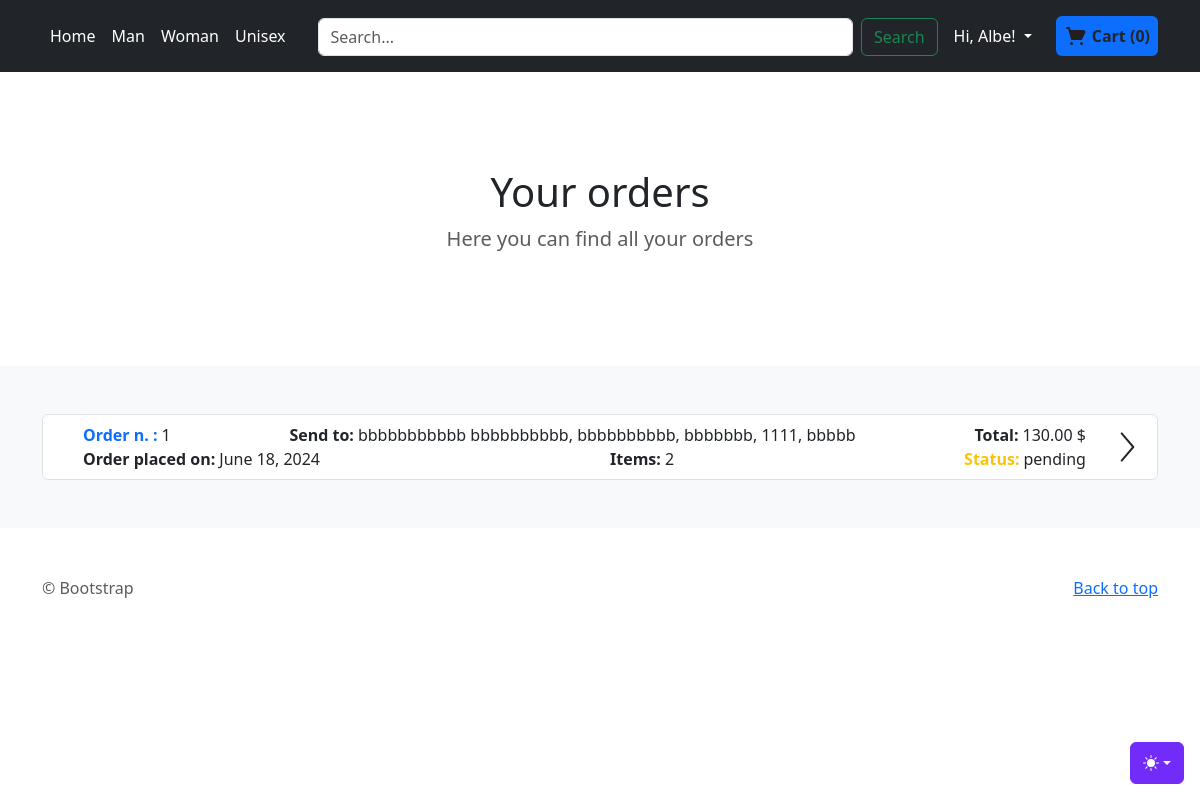
Before: /order/orders/ (signed in) with the older database file.
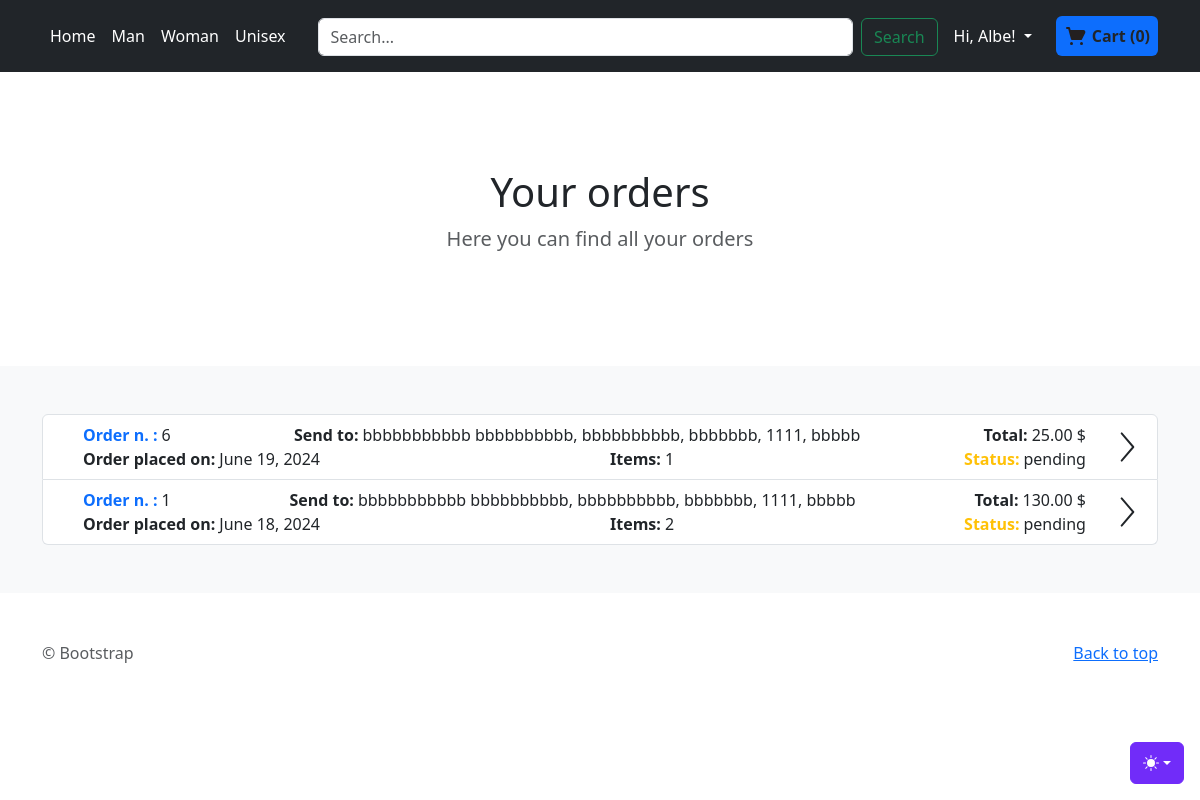
After: the same page with the newer database file.
### order/models.py (models this page shows, shortened)
class Order(models.Model):
    PAYMENT_METHODS = [
        ('credit', 'Credit Card'),
        ('debit', 'Debit Card'),
        ('paypal', 'PayPal')
    ]
    user = models.ForeignKey(CustomUser, on_delete=models.SET_NULL, null=True, blank=True,editable=False)
    created_at = models.DateTimeField(auto_now_add=True)
    total_products = models.PositiveIntegerField(null=False,blank=False,editable=False)
    total_price = models.DecimalField(max_digits=10, decimal_places=2,null=False,blank=False,default=0,editable=False)
    payment_method = models.CharField(max_length=20,choices=PAYMENT_METHODS,null=False,blank=False,editable=False)
    shipping_email = models.EmailField(max_length=254,null=True,blank=True)
    shipping_nickname = models.CharField(max_length=255, blank=True, null=True)
    shipping_first_name_recipient = models.CharField(max_length=255, blank=True, null=True)
    shipping_last_name_recipient = models.CharField(max_length=255, blank=True, null=True)
    shipping_address1 = models.CharField(max_length=255, blank=False, null=True)
    shipping_address2 = models.CharField(max_length=255, blank=True, null=True)
    shipping_country = models.CharField(max_length=255, blank=False, null=True)
    shipping_state = models.CharField(max_length=255, blank=False, null=True)
    shipping_zip = models.CharField(max_length=20, blank=False, null=True)
    status = models.CharField(max_length=20, choices=OrderStatus.choices(), default=OrderStatus.PENDING.value)

### order/views.py (the view)
# urls.py: path('orders/', views.orders, name='orders'),
def orders(request):
    data_response = {
        'orders': None
    }
    if request.user.is_authenticated:
        user_id = request.user.id
        orders = Order.objects.filter(user=user_id).all().order_by('-created_at')
        data_response['orders'] = orders
    return render(request, 'order/orders.html', cart_info(request) | data_response)

### order/models.py (called while the page is built)
    def total_items(self):
        return sum(item.quantity for item in self.cartitem_set.all())

    def total_price(self):
        total = 0
        for item in self.cartitem_set.all():
            total += item.quantity * item.product.price
        return total

### order/views.py (called while the page is built, shortened)
def get_or_create_cart(request):
    if request.user.is_authenticated:
        cart, created = Cart.objects.get_or_create(user=request.user)
    return cart

def get_cart_products(cart):
    cart_items = CartItem.objects.filter(cart=cart).select_related('product')
    cart_products = [
        {
            'product_id': item.product.id,
            'name': item.product.title,
            'price': item.product.price,
            'quantity': item.quantity,
            'size': item.product.size.size_name,
            'color': item.product.color.color_name
        } for item in cart_items
    ]
    return cart_products

def cart_info(request):
    cart = get_or_create_cart(request)
    data_response = {
        'cart_products': get_cart_products(cart),
        'total_items': cart.total_items(),
        'total_price': cart.total_price()
    }
    return data_response

### templates/order/orders.html (shortened to what this page needs)
{% extends 'store/index.html' %}
{% load static %}
{% block categories %}
  <section class="py-5 text-center container">
        <div class="row py-lg-5">
      <div class="col-lg-6 col-md-8 mx-auto">
        <h1 class="fw-light">{% block section_title %}Your orders {% endblock section_title %}</h1>
        <p class="lead text-body-secondary">{% block section_par %}Here you can find all your orders{% endblock section_par %}</p>
      </div>
    </div>
  </section>
{% endblock categories %}
{% block content %}
    {% if orders %}
        <div class="list-group">
        {% for order in orders %}
          <a href="{% url 'order:order-detail' order.id %}" class="list-group-item list-group-item-action">
          <div class="d-flex justify-content-between align-items-center">
              <div class="w-100">
                  <div class="d-flex justify-content-between flex-wrap">
                              <div class="mx-4 d-flex">
                                  <span class="me-1 text-primary fw-bold">Order n. :</span>
                                  <span class="" > {{ order.id }}</span>
                              </div>
                              <div class="mx-4 d-flex align-items-center">
                                  <span class="me-1 fw-bold">Send to: </span>
                                  <span class="">{{ order.shipping_first_name_recipient }} {{ order.shipping_last_name_recipient }},
                                  {{ order.shipping_address1 }}, {% if order.shipping_address2 %}{{ order.shipping_address2 }},{% endif %}
                                  {{ order.shipping_state }}, {{ order.shipping_zip }}, {{ order.shipping_country }}</span>
                              </div>
                                <div class="mx-4 d-flex">
                                  <span class="me-1 fw-bold">Total:</span>
                                  <span class=""> {{ order.total_price }} $</span>
                              </div>
                          </div>
                  <div class="d-flex justify-content-between flex-wrap">
                              <div class="mx-4 d-flex">
                                  <span class="me-1 fw-bold">Order placed on:</span>
                                  <span class="" > {{ order.created_at.date }}</span>
                              </div>
                              <div class="mx-4 d-flex">
                                  <span class="me-1 fw-bold">Items:</span>
                                  <span class=""> {{ order.total_products }}</span>
                              </div>
                              <div class="mx-4 d-flex">
                                  <span class="me-1 text-warning fw-bold">Status:</span>
                                  <span class="" > {{ order.status }}</span>
                              </div>
                          </div>
              </div>
              <svg id="i-chevron-right" xmlns="http://www.w3.org/2000/svg" viewBox="0 0 32 32" width="32" height="32" fill="none" stroke="currentcolor" stroke-linecap="round" stroke-linejoin="round" stroke-width="2">
                <path d="M12 30 L24 16 12 2" />
              </svg>
          </div>
          </a>
        {% endfor %}
        </div>
    {% else %}
        <div class="text-center text-warning">
        There are no orders placed
        </div>
    {% endif %}
{% endblock content %}

Changed rows visible on the page:
added Order: id "6", shipping_first_name_recipient "bbbbbbbbbbb", shipping_last_name_recipient "bbbbbbbbbb", shipping_address1 "bbbbbbbbbb", shipping_state "bbbbbbb", shipping_zip "1111", shipping_country "bbbbb", total_price "25.00", created_at "June 19, 2024", total_products "1", status "pending"
